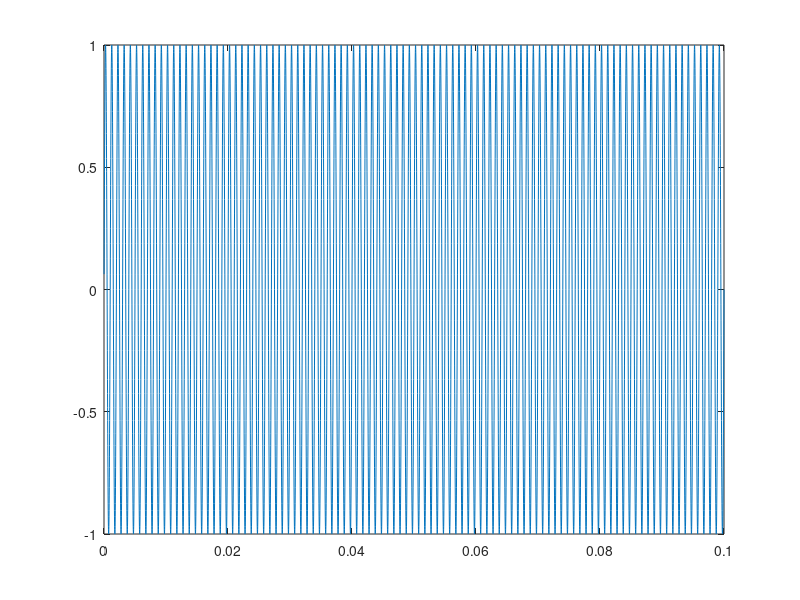

The MATLAB script that drew this image: (Note: this script raises an error after producing the figure.)

function matlabDemoRunDSAMsim
% matlabDemo is a skeleton script for running a modle using AMS_ng

% Set the directory to the location of the .sim file
% If the file is not in the current directory, specify the full file path
simFilePath= 'gammatoneDemo.sim';

% Specify any parameters to be changed.
% This is a single continuous string of pairs of parameters:
%    <name> <value> <name> <value>    etc.
% To find the correct form of each parameter name, create a .spf file from
% the .sim file
lowestBF=1000;  % Hz
highestBF=1500; % Hz
info.numChannels= 1; % #

pars=[ ...
         ' MIN_CF.BM_gammaT.gammaT ' 	num2str(lowestBF) ...
         ' MAX_CF.BM_gammaT.gammaT '    num2str(highestBF) ...
         ' CHANNELS.BM_gammaT.gammaT '  num2str(info.numChannels) ...
     ];
 
% Specify diagnostic mode
diagMode='ON';
 
% Create the input signal 
frequency=1000;     % Hz
duration= 0.1;      % s
sampleRate=100000;  % Hz
dt=1/sampleRate;
t=dt:dt:duration;   % NB first time is dt (not 0).
signal= sin(2*pi*frequency*t);

plot(t, signal)

% store details for AMS
info.dt=dt;
info.length=length(signal)

% Now run AMS
[data info]=runDSAMsim (simFilePath, pars, 'ON', signal, info);

info
figure(2)
plot(t, data)


